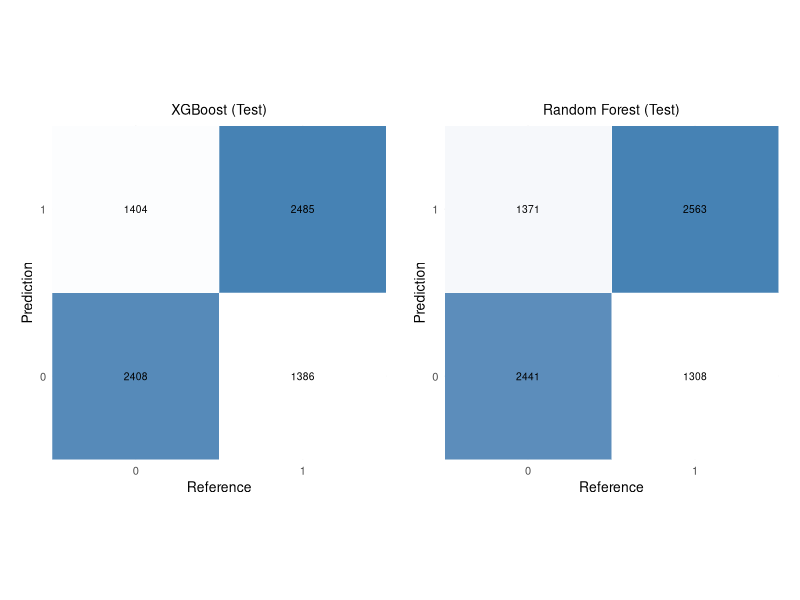
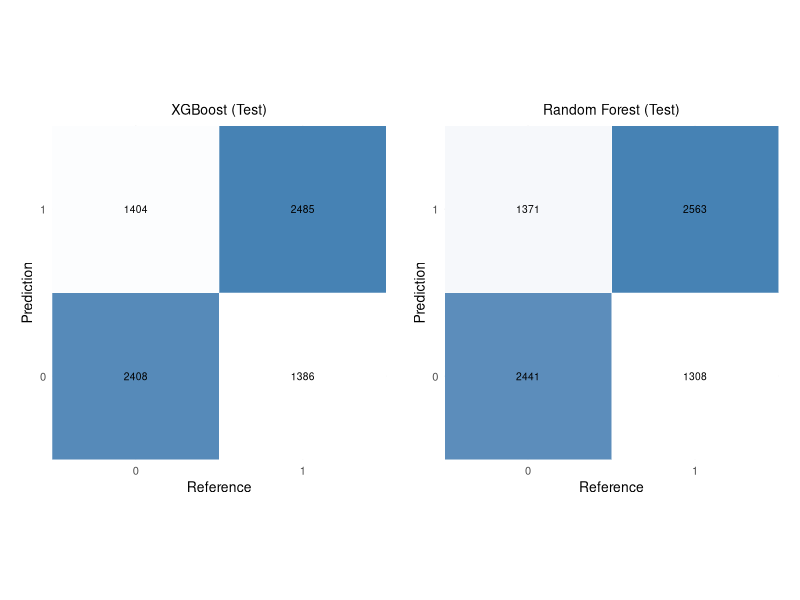

The R script that drew these images, in order:
install.packages("patchwork")
install.packages("gridExtra")

library(tidyverse)
library(ggplot2)
library(patchwork)

# CM: XGB  (neg/pos)
cm_xgb <- matrix(c(2408, 1386,
                   1404, 2485),
                 nrow = 2, byrow = TRUE,
                 dimnames = list(Prediction = c("0","1"),
                                 Reference  = c("0","1")))

# CM: Random Forest  (neg/pos)
cm_rf <- matrix(c(2441, 1308,
                  1371, 2563),
                nrow = 2, byrow = TRUE,
                dimnames = list(Prediction = c("0","1"),
                                Reference  = c("0","1")))

#Heatmap
plot_cm <- function(cm, title){
  df <- as.data.frame(as.table(cm))
  ggplot(df, aes(x = Reference, y = Prediction, fill = Freq)) +
    geom_tile(color = "white") +
    geom_text(aes(label = Freq), size = 2.6) +
    scale_fill_gradient(low = "white", high = "steelblue") +
    scale_x_discrete(expand = expansion(mult = c(0.35, 0.35))) +  # Innen-Padding
    scale_y_discrete(expand = expansion(mult = c(0.35, 0.35))) +
    coord_fixed(ratio = 1) +
    labs(title = title, x = "Reference", y = "Prediction") +
    theme_minimal(base_size = 10) +
    theme(
      legend.position = "none",
      plot.title = element_text(hjust = 0.5, size = 10),
      plot.margin = margin(10, 10, 10, 10)
    )
}

#Plots CM
p1 <- plot_cm(cm_xgb, "XGBoost (Test)")
p2 <- plot_cm(cm_rf,  "Random Forest (Test)")
combined_plot <- p1 + p2
print(combined_plot)

#Speichern
out_dir <- "Models/_Summary"
dir.create(out_dir, recursive = TRUE, showWarnings = FALSE)

ggsave(file.path(out_dir, "ConfusionMatrix_RF_vs_XGB_Basic.pdf"),
       combined_plot, width = 8, height = 4)
